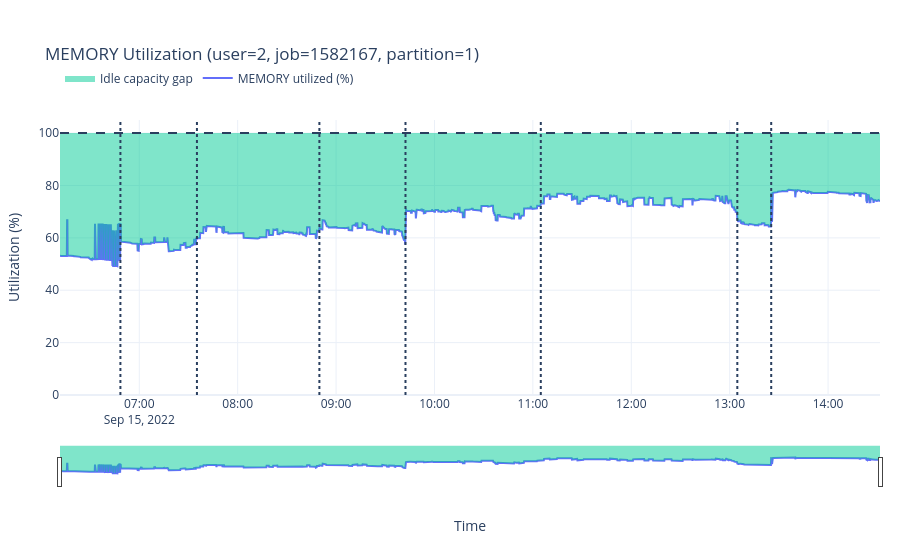

The code cell stored with this chart in its notebook:
### Code cell
run_plot_interactive_plotly_pelt()

### Figure 1 — Plotly figure (JSON) as saved in the notebook; plotly's stock layout.template omitted (floating-point values rounded to 4 significant figures; data arrays with more than 128 entries replaced by an {"elided": "..."} marker saying what was removed)
{"data": [{"hovertemplate": "Time: %{x}<br>Util: %{y:.2f}%<extra></extra>", "mode": "lines", "name": "MEMORY utilized (%)", "type": "scatter", "x": {"elided": "2952 str values"}, "y": {"elided": "2952 float values"}}, {"hoverinfo": "skip", "line": {"width": 0}, "mode": "lines", "showlegend": false, "type": "scatter", "x": {"elided": "2952 str values"}, "y": {"elided": "2952 int values"}}, {"customdata": {"elided": "2952 float values"}, "fill": "tonexty", "hovertemplate": "Time: %{x}<br>Idle gap: %{customdata:.2f}%<extra></extra>", "line": {"width": 0}, "mode": "lines", "name": "Idle capacity gap", "type": "scatter", "x": {"elided": "2952 str values"}, "y": {"elided": "2952 float values"}}], "layout": {"hovermode": "x unified", "legend": {"orientation": "h"}, "margin": {"b": 60, "l": 60, "r": 20, "t": 120}, "shapes": [{"line": {"dash": "dash"}, "type": "line", "x0": 0, "x1": 1, "xref": "x domain", "y0": 100, "y1": 100, "yref": "y"}, {"line": {"dash": "dot", "width": 2}, "type": "line", "x0": "2022-09-15T06:48:30+00:00", "x1": "2022-09-15T06:48:30+00:00", "xref": "x", "y0": 0, "y1": 1, "yref": "y domain"}, {"line": {"dash": "dot", "width": 2}, "type": "line", "x0": "2022-09-15T07:35:10+00:00", "x1": "2022-09-15T07:35:10+00:00", "xref": "x", "y0": 0, "y1": 1, "yref": "y domain"}, {"line": {"dash": "dot", "width": 2}, "type": "line", "x0": "2022-09-15T08:49:50+00:00", "x1": "2022-09-15T08:49:50+00:00", "xref": "x", "y0": 0, "y1": 1, "yref": "y domain"}, {"line": {"dash": "dot", "width": 2}, "type": "line", "x0": "2022-09-15T09:42:20+00:00", "x1": "2022-09-15T09:42:20+00:00", "xref": "x", "y0": 0, "y1": 1, "yref": "y domain"}, {"line": {"dash": "dot", "width": 2}, "type": "line", "x0": "2022-09-15T11:04:50+00:00", "x1": "2022-09-15T11:04:50+00:00", "xref": "x", "y0": 0, "y1": 1, "yref": "y domain"}, {"line": {"dash": "dot", "width": 2}, "type": "line", "x0": "2022-09-15T13:04:40+00:00", "x1": "2022-09-15T13:04:40+00:00", "xref": "x", "y0": 0, "y1": 1, "yref": "y domain"}, {"line": {"dash": "dot", "width": 2}, "type": "line", "x0": "2022-09-15T13:25:20+00:00", "x1": "2022-09-15T13:25:20+00:00", "xref": "x", "y0": 0, "y1": 1, "yref": "y domain"}], "title": {"text": "MEMORY Utilization (user=2, job=1582167, partition=1)"}, "xaxis": {"rangeslider": {"visible": true}, "title": {"text": "Time"}, "type": "date"}, "yaxis": {"range": [0, 105], "title": {"text": "Utilization (%)"}}}}
